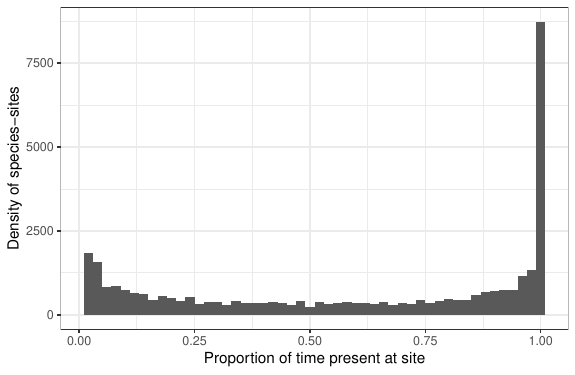

The script that saved this image:
#Use the ggplot2 package to create a histogram of the Occupancy values across all locations. 
#Set the histogram's binwidth value to 0.02. Set the x-axis label to "Proportion of time present at 
#site". Set the y-axis label to Density of species-sites". Use the theme_bw theme

library("tidyverse")

occupancy_data = read_tsv("https://osf.io/6pbew/download")
location_data = read_tsv("https://osf.io/c93v5/download")

str(occupancy_data)
typeof(occupancy_data$Occupancy)

figure = ggplot(data=occupancy_data, aes(x=Occupancy))+ geom_histogram(binwidth=0.02
       ) + xlab("Proportion of time present at site") + ylab("Density of species-sites"
       ) + theme_bw()
ggsave("1.pdf")


